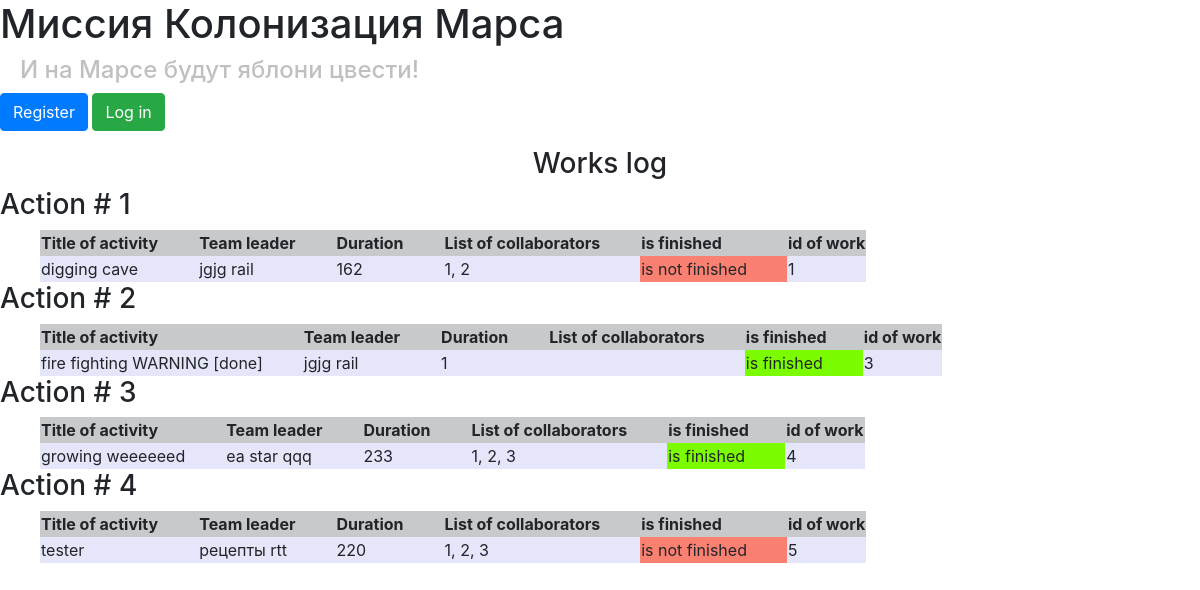
The page / on the database its author committed.
### data/jobs.py (models this page shows)
class Jobs(SqlAlchemyBase):
    __tablename__ = 'jobs'
    id = sqlalchemy.Column(sqlalchemy.Integer,
                           primary_key=True, autoincrement=True)
    user = orm.relation('User')
    team_leader = sqlalchemy.Column(sqlalchemy.Integer, sqlalchemy.ForeignKey("users.id"))
    job = sqlalchemy.Column(sqlalchemy.String, nullable=True)
    work_size = sqlalchemy.Column(sqlalchemy.Integer)
    collaborators = sqlalchemy.Column(sqlalchemy.String, nullable=True)
    start_date = sqlalchemy.Column(sqlalchemy.DateTime, default=datetime.datetime.now)
    end_date = sqlalchemy.Column(sqlalchemy.DateTime, nullable=True)
    is_finished = sqlalchemy.Column(sqlalchemy.Boolean)

### data/users.py (models this page shows, shortened)
class User(SqlAlchemyBase, UserMixin):
    __tablename__ = 'users'
    id = sqlalchemy.Column(sqlalchemy.Integer,
                           primary_key=True, autoincrement=True)
    email = sqlalchemy.Column(sqlalchemy.String,
                              index=True, unique=True, nullable=True)
    surname = sqlalchemy.Column(sqlalchemy.String, nullable=True)
    name = sqlalchemy.Column(sqlalchemy.String, nullable=True)
    about = sqlalchemy.Column(sqlalchemy.String, nullable=True)
    age = sqlalchemy.Column(sqlalchemy.Integer, nullable=True)
    position = sqlalchemy.Column(sqlalchemy.String, nullable=True)
    speciality = sqlalchemy.Column(sqlalchemy.String, nullable=True)
    address = sqlalchemy.Column(sqlalchemy.String, nullable=True)
    hashed_password = sqlalchemy.Column(sqlalchemy.String, nullable=True)
    created_date = sqlalchemy.Column(sqlalchemy.DateTime,
                                     default=datetime.datetime.now)
    news = orm.relation("News", back_populates='user')

### main.py (the view)
@app.route('/')
def index():
    session = create_session()
    jobs = session.query(Jobs).all()
    return render_template("job_table.html", jobs=jobs)

### data/db_session.py (called while the page is built)
def create_session() -> Session:
    global __factory
    return __factory()

### templates/job_table.html (shortened to what this page needs)
{% extends "base.html" %}
{% block content %}
<center>
    <h3>Works log</h3>
</center>
{% for job in jobs%}
<h3>Action # {{loop.index}}</h3>
<table style="margin-left:40px;">
    <tr bgcolor="#C8C9CA">
        <th style="padding-right: 40px;">Title of activity</th>
        <th style="padding-right: 40px;">Team leader</th>
        <th style="padding-right: 40px;">Duration</th>
        <th style="padding-right: 40px;">List of collaborators</th>
        <th>is finished</th>
        <th>id of work</th>
    </tr>
    <tr bgcolor="#E6E6FA">
        <td style="padding-right: 40px;">{{job.job}}</td>
        <td style="padding-right: 40px;">{{job.user.name}} {{job.user.surname}}</td>
        <td style="padding-right: 40px;">{{job.work_size}}</td>
        <td style="padding-right: 40px;">{{job.collaborators}}</td>
        {%if job.is_finished%}
        <td style="padding-right: 40px;" bgcolor="#7CFC00">is finished</td>
        {%else%}
        <td style="padding-right: 40px;" bgcolor="#FA8072">is not finished</td>
        {%endif%}
        <td style="padding-right: 40px;">{{job.id}}</td>
    </tr>
</table>
{% endfor %}
{% endblock %}

### rows shown on the page
Jobs: job "digging cave", user.name "jgjg", user.surname "rail", work_size "162", collaborators "1, 2", is_finished "is not finished", id "1"
Jobs: job "fire fighting WARNING [done]", user.name "jgjg", user.surname "rail", work_size "1", is_finished "is finished", id "3"
Jobs: job "growing weeeeeed", user.name "ea star", user.surname "qqq", work_size "233", collaborators "1, 2, 3", is_finished "is finished", id "4"
Jobs: job "tester", user.name "рецепты", user.surname "rtt", work_size "220", collaborators "1, 2, 3", is_finished "is not finished", id "5"
